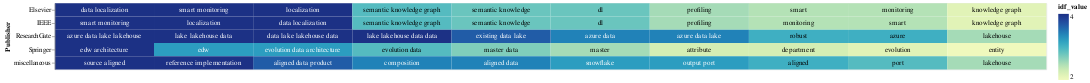

This figure's notebook cell:
### Code cell
# Select the top terms for each PDF
top_terms_df = result_df_publisher.groupby('Publisher').head(10)

# Add a small random value to 'idf_value' for better visualization
top_terms_df['idf_value'] = top_terms_df['idf_value'] + np.random.rand(top_terms_df.shape[0]) * 0.0001

# Create a base chart
base = alt.Chart(top_terms_df).encode(
    x=alt.X('rank:O', axis=None),  # Use rank for x-axis
    y='Publisher:N',
    color=alt.Color('idf_value:Q', scale=alt.Scale(scheme='viridis')),
    text='topic_word:N'  # Corrected column name to 'topic_word'
).transform_window(
    rank="rank()",
    sort=[alt.SortField("idf_value", order="descending")],
    groupby=["Publisher"]
)

# Create a heatmap
heatmap = base.mark_rect().encode(
    color='idf_value:Q',
)

# Create text labels with conditional color
text = base.mark_text(baseline='middle').encode(
    text='topic_word:N',
    color=alt.condition(alt.datum.idf_value >= 3.0, alt.value('white'), alt.value('black'))
)

# Display the heatmap and text labels
chart_lda_publisher = (heatmap + text).properties(width=1500)
chart_lda_publisher

### Figure 1 — Vega-Lite specification as saved in the notebook (floating-point values rounded to 4 significant figures)
{"config": {"view": {"continuousWidth": 300, "continuousHeight": 300}}, "layer": [{"mark": {"type": "rect"}, "encoding": {"color": {"field": "idf_value", "type": "quantitative"}, "text": {"field": "topic_word", "type": "nominal"}, "x": {"axis": null, "field": "rank", "type": "ordinal"}, "y": {"field": "Publisher", "type": "nominal"}}, "transform": [{"window": [{"op": "rank", "field": "", "as": "rank"}], "groupby": ["Publisher"], "sort": [{"field": "idf_value", "order": "descending"}]}]}, {"mark": {"type": "text", "baseline": "middle"}, "encoding": {"color": {"condition": {"test": "(datum.idf_value >= 3.0)", "value": "white"}, "value": "black"}, "text": {"field": "topic_word", "type": "nominal"}, "x": {"axis": null, "field": "rank", "type": "ordinal"}, "y": {"field": "Publisher", "type": "nominal"}}, "transform": [{"window": [{"op": "rank", "field": "", "as": "rank"}], "groupby": ["Publisher"], "sort": [{"field": "idf_value", "order": "descending"}]}]}], "data": {"name": "data-740f52f8048573ba5538f066d627b06d"}, "width": 1500, "$schema": "https://vega.github.io/schema/vega-lite/v5.16.3.json", "datasets": {"data-740f52f8048573ba5538f066d627b06d": [{"Publisher": "IEEE", "topic_word": "localization", "idf_value": 3.971}, {"Publisher": "IEEE", "topic_word": "data localization", "idf_value": 3.97}, {"Publisher": "IEEE", "topic_word": "smart", "idf_value": 2.179}, {"Publisher": "IEEE", "topic_word": "smart monitoring", "idf_value": 3.971}, {"Publisher": "IEEE", "topic_word": "monitoring", "idf_value": 2.179}, {"Publisher": "IEEE", "topic_word": "semantic knowledge", "idf_value": 2.584}, {"Publisher": "IEEE", "topic_word": "knowledge graph", "idf_value": 1.83}, {"Publisher": "IEEE", "topic_word": "semantic knowledge graph", "idf_value": 2.718}, {"Publisher": "IEEE", "topic_word": "dl", "idf_value": 2.584}, {"Publisher": "IEEE", "topic_word": "profiling", "idf_value": 2.266}, {"Publisher": "Springer", "topic_word": "edw", "idf_value": 3.054}, {"Publisher": "Springer", "topic_word": "attribute", "idf_value": 1.956}, {"Publisher": "Springer", "topic_word": "master data", "idf_value": 2.466}, {"Publisher": "Springer", "topic_word": "master", "idf_value": 2.266}, {"Publisher": "Springer", "topic_word": "evolution data", "idf_value": 2.718}, {"Publisher": "Springer", "topic_word": "evolution", "idf_value": 1.83}, {"Publisher": "Springer", "topic_word": "department", "idf_value": 1.956}, {"Publisher": "Springer", "topic_word": "edw architecture", "idf_value": 3.97}, {"Publisher": "Springer", "topic_word": "evolution data architecture", "idf_value": 3.054}, {"Publisher": "Springer", "topic_word": "entity", "idf_value": 1.668}, {"Publisher": "ResearchGate", "topic_word": "azure", "idf_value": 2.872}, {"Publisher": "ResearchGate", "topic_word": "azure data", "idf_value": 3.277}, {"Publisher": "ResearchGate", "topic_word": "azure data lake", "idf_value": 3.277}, {"Publisher": "ResearchGate", "topic_word": "lakehouse", "idf_value": 2.266}, {"Publisher": "ResearchGate", "topic_word": "robust", "idf_value": 2.872}, {"Publisher": "ResearchGate", "topic_word": "data lake lakehouse data", "idf_value": 3.97}, {"Publisher": "ResearchGate", "topic_word": "lake lakehouse data", "idf_value": 3.97}, {"Publisher": "ResearchGate", "topic_word": "lake lakehouse data data", "idf_value": 3.97}, {"Publisher": "ResearchGate", "topic_word": "azure data lake lakehouse", "idf_value": 3.971}, {"Publisher": "ResearchGate", "topic_word": "existing data lake", "idf_value": 3.565}, {"Publisher": "Elsevier", "topic_word": "localization", "idf_value": 3.97}, {"Publisher": "Elsevier", "topic_word": "data localization", "idf_value": 3.97}, {"Publisher": "Elsevier", "topic_word": "smart", "idf_value": 2.179}, {"Publisher": "Elsevier", "topic_word": "smart monitoring", "idf_value": 3.97}, {"Publisher": "Elsevier", "topic_word": "monitoring", "idf_value": 2.179}, {"Publisher": "Elsevier", "topic_word": "semantic knowledge", "idf_value": 2.584}, {"Publisher": "Elsevier", "topic_word": "knowledge graph", "idf_value": 1.83}, {"Publisher": "Elsevier", "topic_word": "semantic knowledge graph", "idf_value": 2.718}, {"Publisher": "Elsevier", "topic_word": "dl", "idf_value": 2.584}, {"Publisher": "Elsevier", "topic_word": "profiling", "idf_value": 2.266}, {"Publisher": "miscellaneous", "topic_word": "port", "idf_value": 2.718}, {"Publisher": "miscellaneous", "topic_word": "output port", "idf_value": 3.054}, {"Publisher": "miscellaneous", "topic_word": "aligned", "idf_value": 2.872}, {"Publisher": "miscellaneous", "topic_word": "aligned data product", "idf_value": 3.565}, {"Publisher": "miscellaneous", "topic_word": "aligned data", "idf_value": 3.277}, {"Publisher": "miscellaneous", "topic_word": "composition", "idf_value": 3.277}, {"Publisher": "miscellaneous", "topic_word": "source aligned", "idf_value": 3.97}, {"Publisher": "miscellaneous", "topic_word": "snowflake", "idf_value": 3.054}, {"Publisher": "miscellaneous", "topic_word": "reference implementation", "idf_value": 3.97}, {"Publisher": "miscellaneous", "topic_word": "lakehouse", "idf_value": 2.266}]}}
